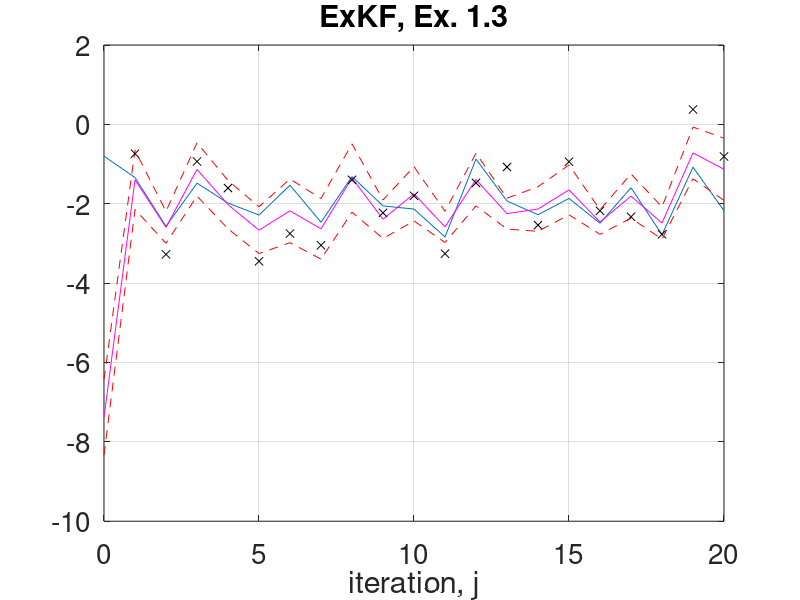
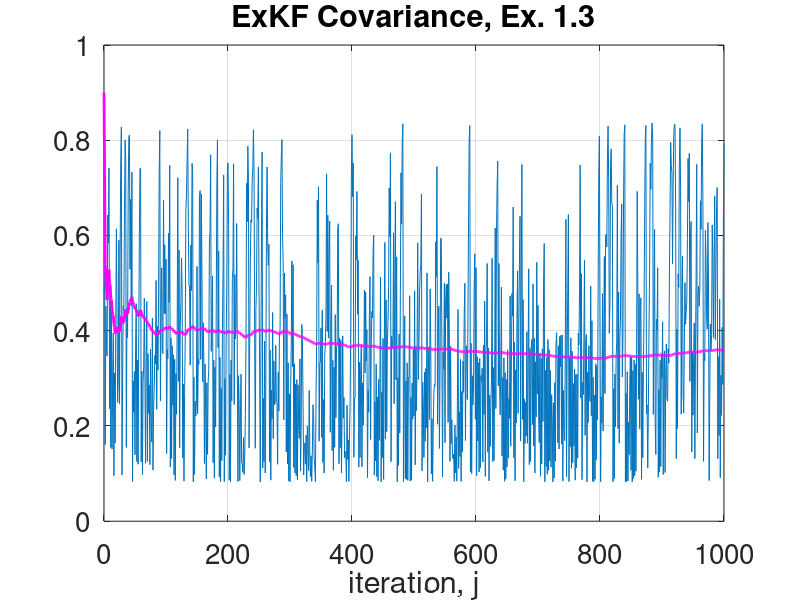
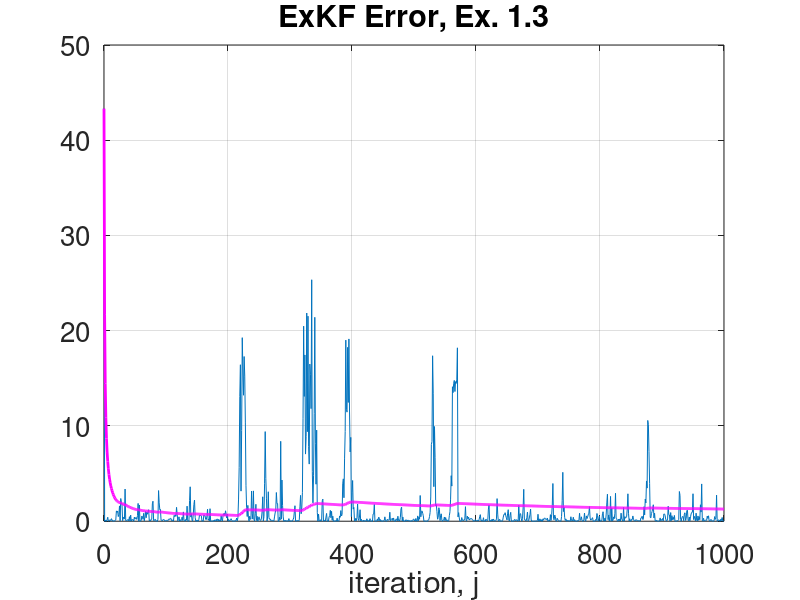

The MATLAB source for these figures, in order:
clear;set(0,'defaultaxesfontsize',20);format long
%%% p11.m  Extended Kalman Filter, sin map (Ex. 1.3)
%% setup

J=1e3;% number of steps
alpha=2.5;% dynamics determined by alpha
gamma=1;% observational noise variance is gamma^2
sigma=3e-1;% dynamics noise variance is sigma^2
C0=9e-2;% prior initial condition variance
m0=0;% prior initial condition mean
sd=1;rng(sd);% choose random number seed

m=zeros(J,1);v=m;y=m;c=m;% pre-allocate
v(1)=m0+sqrt(C0)*randn;% initial truth
m(1)=10*randn;% initial mean/estimate
c(1)=10*C0;H=1;% initial covariance and observation operator

%% solution % assimilate!

for j=1:J 
    
    v(j+1)=alpha*sin(v(j)) + sigma*randn;% truth
    y(j)=H*v(j+1)+gamma*randn;% observation

    mhat=alpha*sin(m(j));% estimator predict
    chat=alpha*cos(m(j))*c(j)*alpha*cos(m(j))+sigma^2;% covariance predict  
    
    d=y(j)-H*mhat;% innovation
    K=(chat*H')/(H*chat*H'+gamma^2);% Kalman gain
    m(j+1)=mhat+K*d;% estimator update
    c(j+1)=(1-K*H)*chat;% covariance update
    
end

js=21;% plot truth, mean, standard deviation, observations
figure;plot([0:js-1],v(1:js));hold;plot([0:js-1],m(1:js),'m');
plot([0:js-1],m(1:js)+sqrt(c(1:js)),'r--');plot([1:js-1],y(1:js-1),'kx');
plot([0:js-1],m(1:js)-sqrt(c(1:js)),'r--');hold;grid;xlabel('iteration, j');
title('ExKF, Ex. 1.3')

figure;plot([0:J],c);hold
plot([0:J],cumsum(c)./[1:J+1]','m','Linewidth',2);grid
hold;xlabel('iteration, j');
title('ExKF Covariance, Ex. 1.3');

figure;plot([0:J],(v-m).^2);hold;
plot([0:J],cumsum((v-m).^2)./[1:J+1]','m','Linewidth',2);grid
hold;xlabel('iteration, j');
title('ExKF Error, Ex. 1.3')









